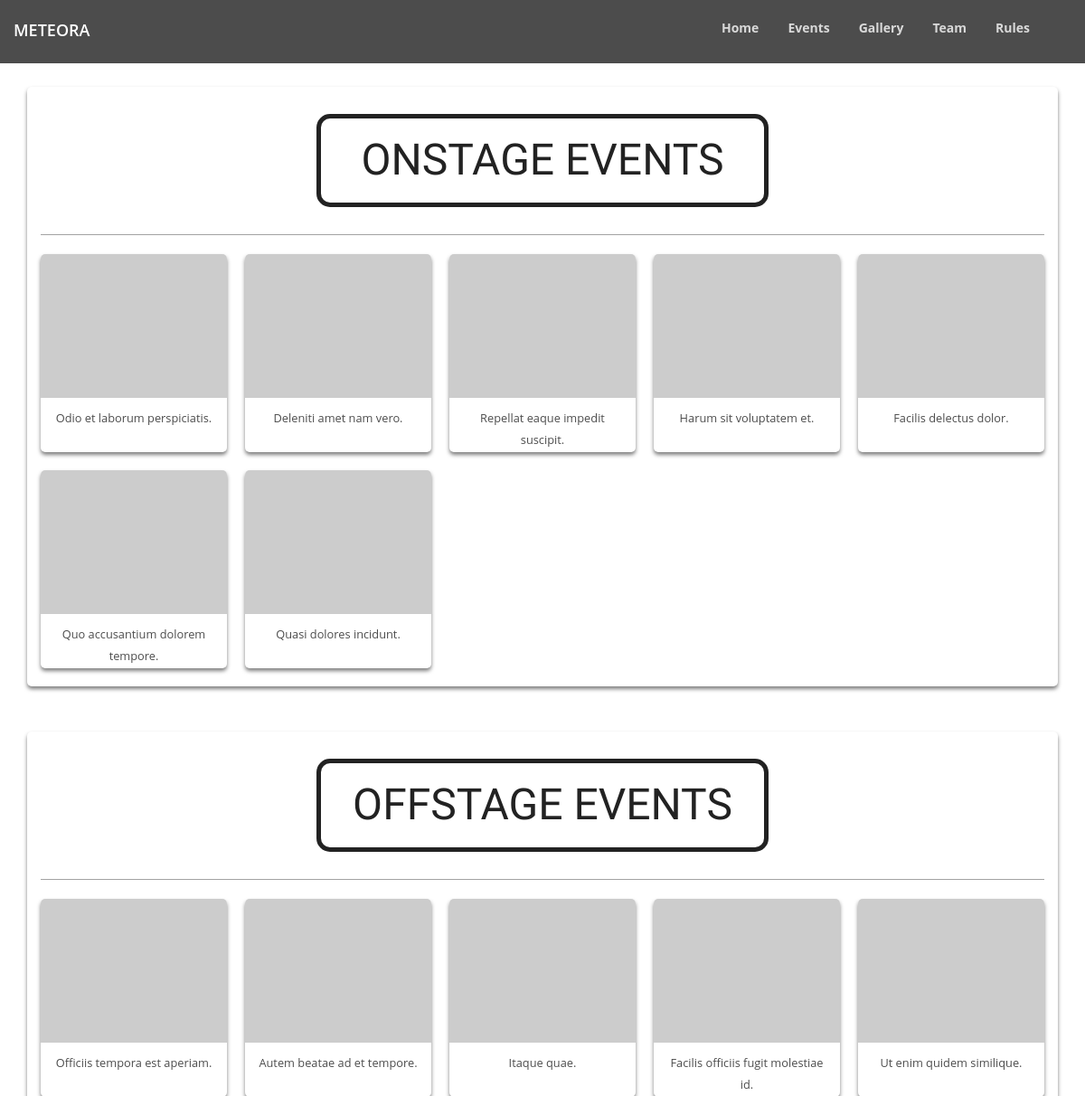
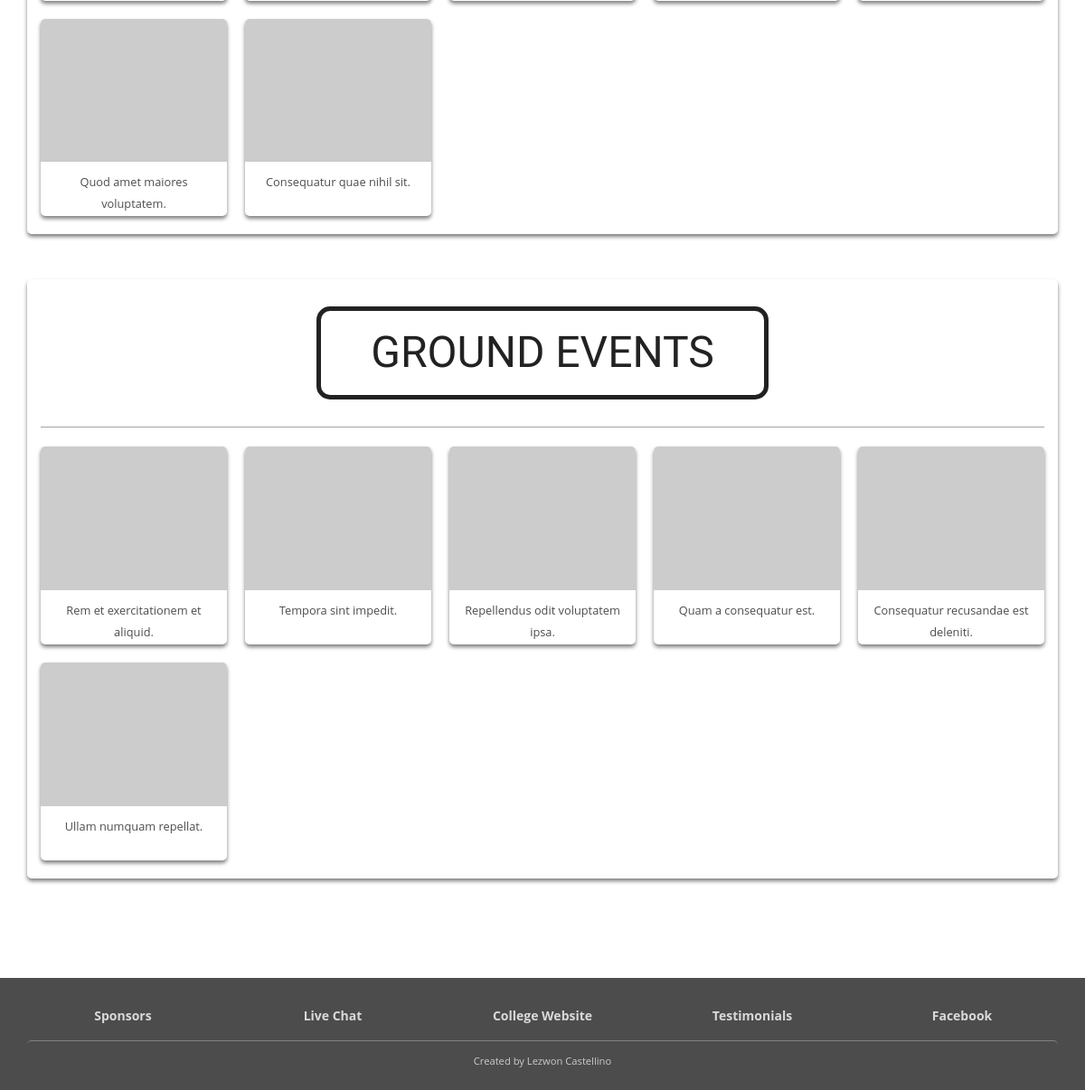
Screenshot of /events.php with the database file from the repository (2 pictures, top to bottom).
### tables this page shows
CREATE TABLE IF NOT EXISTS `events` (
  `id` int(11) NOT NULL AUTO_INCREMENT,
  `name` varchar(255) NOT NULL,
  `description` text NOT NULL,
  `type` int(11) NOT NULL,
  `image_small` varchar(255) NOT NULL,
  `image_large` varchar(255) NOT NULL,
  `image_mobile` varchar(255) DEFAULT NULL,
  PRIMARY KEY (`id`),
  KEY `type` (`type`)
);

### connection.php (called while the page is built, shortened)
<?php
$host = "mysql.1freehosting.com";
$user = "u572493528_bosco";
$password = "82PJV7fuvL";
$database = "u572493528_met";
$con = mysqli_connect($host, $user, $password, $database);
function retrieveData($query){
    global $con;
    $q_run = mysqli_query($con,$query) or die(mysqli_error($con));
    $arr = array();
    if($q_run){
        while($row = mysqli_fetch_assoc($q_run)){
            array_push($arr,$row);
        }
        return $arr;
    }else{
        echo mysqli_error($con);
    }
    return 0;
}

### events.php (the view, shortened to what this page needs)
<?php
    include 'reference.php';
    include 'connection.php';
    $sql = "select id, name, image_small from events WHERE type = 1";
    $onstage = retrieveData($sql);
    $sql = "select id, name, image_small from events WHERE type = 2";
    $offstage = retrieveData($sql);
    $sql = "select id, name, image_small from events WHERE type = 3";
    $ground = retrieveData($sql);
?>
<!DOCTYPE html>
 <html class="no-js">
<head>
    <?php echo $head; ?>
</head>
<body class="bokeh-bg">
    <?php echo $bodyTop; ?>
    <div class="wrapper other-wrapper">
        <div class="row">
            <div class="small-12 columns">
                <div class="events-container">
                    <div class="row event-header-row">
                        <div class="small-12 columns small-centered">
                            <h1 class="title text-center">Onstage Events</h1>
                            <hr/>
                        </div>
                    </div>
                    <div class="row">
                        <div class="small-12 columns">
                            <ul class="large-block-grid-5 medium-block-grid-3 small-block-grid-1 event-grid">
                                <?php foreach($onstage as $arrray=>$row){ ?>
                                    <li>
                                        <a href="" data-id="<?php echo $row['id'] ?>">
                                            <img src="<?php echo $row['image_small'] ?>" alt=""/>
                                            <div class="event-name-container">
                                                <p><?php echo $row['name'] ?></p>
                                            </div>
                                        </a>
                                    </li>
                                <?php } ?>
                            </ul>
                        </div>
                    </div>
                </div>
                <div class="events-container">
                    <div class="row event-header-row">
                        <div class="small-12 columns small-centered">
                            <h1 class="title text-center">Offstage Events</h1>
                            <hr/>
                        </div>
                    </div>
                    <div class="row">
                        <div class="small-12 columns">
                            <ul class="large-block-grid-5 medium-block-grid-3 small-block-grid-1 event-grid">
                                <?php foreach($offstage as $arrray=>$row){ ?>
                                    <li>
                                        <a href="" data-id="<?php echo $row['id'] ?>">
                                            <img src="<?php echo $row['image_small'] ?>" alt=""/>
                                            <div class="event-name-container">
                                                <p><?php echo $row['name'] ?></p>
                                            </div>
                                        </a>
                                    </li>
                                <?php } ?>
                            </ul>
                        </div>
                    </div>
                </div>
                <div class="events-container">
                    <div class="row event-header-row">
                        <div class="small-12 columns small-centered">
                            <h1 class="title text-center">Ground Events</h1>
                            <hr/>
                        </div>
                    </div>
                    <div class="row">
                        <div class="small-12 columns">
                            <ul class="large-block-grid-5 medium-block-grid-3 small-block-grid-1 event-grid">
                                <?php foreach($ground as $arrray=>$row){ ?>
                                    <li>
                                        <a href="" data-id="<?php echo $row['id'] ?>">
                                            <img src="<?php echo $row['image_small'] ?>" alt=""/>
                                            <div class="event-name-container">
                                                <p><?php echo $row['name'] ?></p>
                                            </div>
                                        </a>
                                    </li>
                                <?php } ?>
                            </ul>
                        </div>
                    </div>
                </div>
            </div>
        </div>
        <?php echo $footer; ?>
    </div>
</body>
</html>

### css/main.css (style rules this page uses)
* { font-family: 'Open Sans', 'Helvetica Neue', Helvetica, Arial, sans-serif !important; margin: 0; }
html, body { height: 100%; }
.title { font-family: 'Yanone Kaffeesatz', sans-serif !important; font-size: 3em; border: 5px solid; max-width: 500px; margin: 30px auto; text-transform: uppercase; padding: 20px; text-align: center; -moz-border-radius: 15px; -webkit-border-radius: 15px; border-radius: 15px; }
hr { border-color: #444; }
@media screen and (-webkit-min-device-pixel-ratio: 0) { body { overflow: hidden; } }
.row { position: relative; }
.bokeh-bg { background: url("../img/bokeh-bg.jpg"); background-size: cover; }
.wrapper { min-height: 100%; height: 100%; }
.other-wrapper { padding-top: 8%; }
.events-container { max-width: 1200px; padding: 0 15px; margin-bottom: 50px; background: #ffffff; -moz-box-shadow: 0 3px 4px 0 rgba(0, 0, 0, 0.5); -webkit-box-shadow: 0 3px 4px 0 rgba(0, 0, 0, 0.5); box-shadow: 0 3px 4px 0 rgba(0, 0, 0, 0.5); -moz-border-radius: 5px; -webkit-border-radius: 5px; border-radius: 5px; }
.events-container .event-header-row { margin-bottom: 1%; }
.events-container .event-header-row hr { border-color: #A3A3A3; margin: 10px 0; }
.events-container .event-grid li a { display: block; overflow: hidden; -moz-border-radius: 5px; -webkit-border-radius: 5px; border-radius: 5px; -moz-box-shadow: 0 3px 4px 0 rgba(0, 0, 0, 0.5); -webkit-box-shadow: 0 3px 4px 0 rgba(0, 0, 0, 0.5); box-shadow: 0 3px 4px 0 rgba(0, 0, 0, 0.5); -moz-transition: all 0.3s ease; -o-transition: all 0.3s ease; -webkit-transition: all 0.3s ease; transition: all 0.3s ease; }
.events-container .event-grid li a .event-name-container { padding: 10px; height: 60px; overflow: hidden; text-align: center; }
.events-container .event-grid li a .event-name-container p { margin: 0; font-weight: 400; font-size: .8em; color: #4d4d4d; }

### css/mobile.css (style rules this page uses)
.title { max-width: 330px; font-size: 2.2em; padding: 20px 10px; width: 90%; }
body { overflow: visible; }
.other-wrapper { padding-top: 20%; }
.bokeh-bg { background: url("../img/bokeh-bg-small.jpg"); }

### rows the page displays
events: name "Odio et laborum perspiciatis."
events: name "Deleniti amet nam vero."
events: name "Repellat eaque impedit suscipit."
events: name "Harum sit voluptatem et."
events: name "Facilis delectus dolor."
events: name "Quo accusantium dolorem tempore."
events: name "Quasi dolores incidunt."
events: name "Officiis tempora est aperiam."
events: name "Autem beatae ad et tempore."
events: name "Itaque quae."
events: name "Facilis officiis fugit molestiae id."
events: name "Ut enim quidem similique."
events: name "Quod amet maiores voluptatem."
events: name "Consequatur quae nihil sit."
events: name "Rem et exercitationem et aliquid."
events: name "Tempora sint impedit."
events: name "Repellendus odit voluptatem ipsa."
events: name "Quam a consequatur est."
events: name "Consequatur recusandae est deleniti."
events: name "Ullam numquam repellat."
